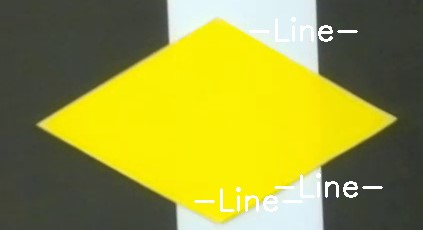
#> input picture Mision1-Control-de-Trayectoria/cva-others/W2.jpeg, 423 x 230 px
$ python colors_detection_2.py
#> lines starting #> are read from the running program, lines starting #| are printed output that depends on the picture; after the words box and inside, x2 and y2 are one past the last pixel; in counts of white or black regions, pixels touching at a corner belong together
import cv2
import numpy as np

# Cargar la imagen utilizando OpenCV
image = cv2.imread('W2.jpeg')
#> image is the input picture: shape (230, 423, 3); mean B, G, R 57.5, 152.8, 154.2

# Tamaño de nuestra ventana
image = cv2.resize(image, (500, 500))
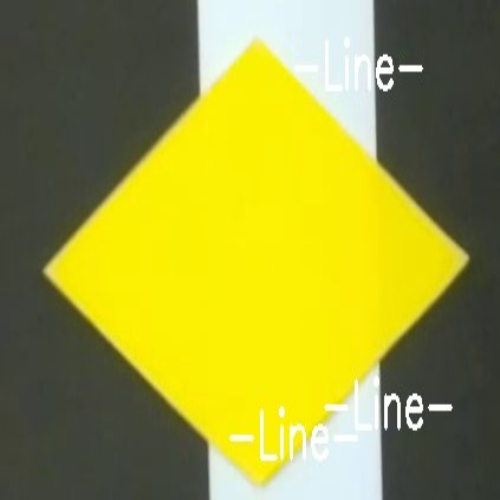
#> image: shape (500, 500, 3); mean B, G, R 57.4, 152.8, 154.2

# Convertir la imagen a escala de grises
gray = cv2.cvtColor(image, cv2.COLOR_BGR2GRAY)
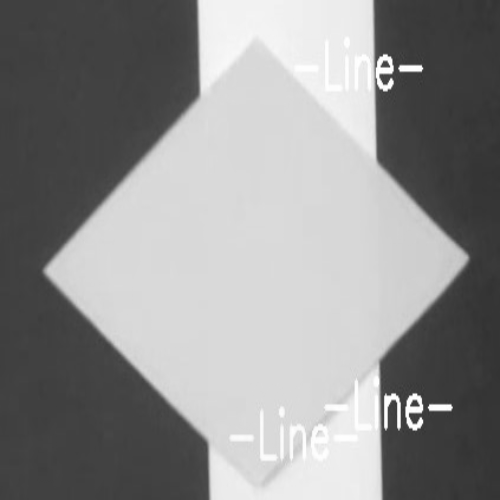
#> gray: shape (500, 500); min 50, max 255, mean 142.3
#gray= image

# Aplicar umbralizado para detectar bordes
#bordes = cv2.Canny(image, 100, 900)
bordes = cv2.Canny(image, 49, 50)
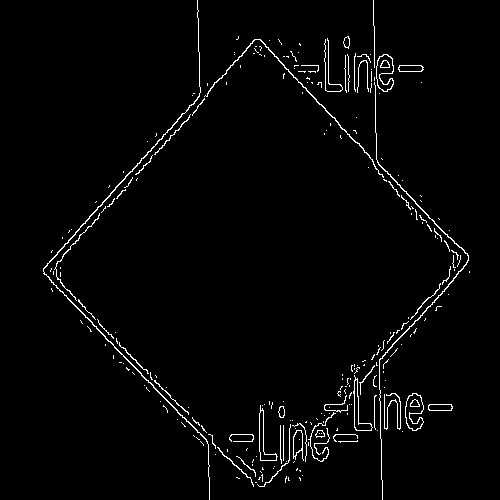
#> bordes: shape (500, 500); 2.2% white in thin lines or dots, all inside (x1, y1, x2, y2) = (43, 0, 470, 500)

# Encontrar contornos en la imagen umbralizada
contours, _ = cv2.findContours(bordes, cv2.RETR_EXTERNAL, cv2.CHAIN_APPROX_SIMPLE)
#> contours = 245 contours, 227 with area under 20; largest, box (x1, y1, x2, y2) and area: (405, 393, 424, 431) 446, (376, 54, 394, 92) 424, (353, 375, 373, 431) 280, (43, 0, 210, 500) 275, (259, 405, 278, 461) 274

# Iterar sobre cada contorno encontrado
for contour in contours:
  # Aproximar el contorno a una forma más simple (triángulo, cuadrado, círculo, etc.)
  approx = cv2.approxPolyDP(contour, 0.04 * cv2.arcLength(contour, True), True)

  # Calcular el número de lados de la figura aproximada
  sides = len(approx)

  # Determinar el tipo de figura geométrica en función del número de lados
  shape = ""
  if sides == 3:
    shape = "Triangulo"
  elif sides == 4:
    shape = "Cuadrilatero"
  elif sides == 5:
    shape = "Pentagono"
  elif sides == 6:
    shape = "Hexagono"
  else:
    #shape = "Circulo"
    pass

  # Obtener el centroide de la figura
  M = cv2.moments(contour)
  if M["m00"] != 0:
    cX = int(M["m10"] / M["m00"])
    cY = int(M["m01"] / M["m00"])

    # Extraer el área de la figura para la segmentación por color
    x, y, w, h = cv2.boundingRect(contour)
    roi = image[y:y+h, x:x+w]

    # Calcular el color dominante en la región de interés (ROI)
    color_mean = np.mean(roi, axis=(0, 1))
    color = tuple(map(int, color_mean))

    # Dibujar un contorno alrededor de la figura identificada
    cv2.drawContours(image, [contour], 0, (0, 255, 0), 2)
    cv2.putText(image, shape, (cX, cY), cv2.FONT_HERSHEY_SIMPLEX, 0.5, (0, 255, 255), 2)

    # Mostrar el color dominante junto con la figura
    #cv2.putText(image, f'Color: {color}', (cX, cY + 20), cv2.FONT_HERSHEY_SIMPLEX, 0.5, color, 2)
    cv2.putText(image, f'Color: {color}', (x+w, y+h), cv2.FONT_HERSHEY_SIMPLEX, 1, color, 2)
#> this loop made 245 passes
#> (approx, sides, shape, cX, cY, x, y, w) on passes 3, 6, 8, 20, 24, 27, 41: ([[288, 477], [288, 480], [289, 480], [288, 479]], 4, 'Cuadrilatero', 288, 479, 288, 477, 2), ([[286, 476], [285, 478], [285, 482]], 3, 'Triangulo', 285, 478, 285, 476, 2), ([[262, 474], [261, 475], [262, 476], [262, 481]], 4, 'Cuadrilatero', 261, 475, 261, 474, 2), ([[236, 456], [254, 471], [255, 476], [254, 470]], 4, 'Cuadrilatero', 247, 466, 236, 456, 20), ([[217, 447], [253, 486]], 2, '', 233, 463, 217, 447, 37), ([[357, 440], [338, 441]], 2, '', 345, 441, 338, 440, 20), ([[280, 425], [281, 463]], 2, '', 280, 459, 280, 425, 2)
#> (sides, shape, cX, cY, x, y, w, h) on passes 2, 4, 30, 31, 32, 35: (5, 'Pentagono', 299, 478, 299, 477, 2, 4), (6, 'Hexagono', 259, 478, 258, 477, 3, 3), (6, 'Hexagono', 336, 436, 333, 434, 25, 8), (6, 'Hexagono', 240, 437, 229, 434, 25, 8), (6, 'Hexagono', 213, 442, 208, 434, 8, 15), (5, 'Pentagono', 319, 433, 315, 430, 10, 8)
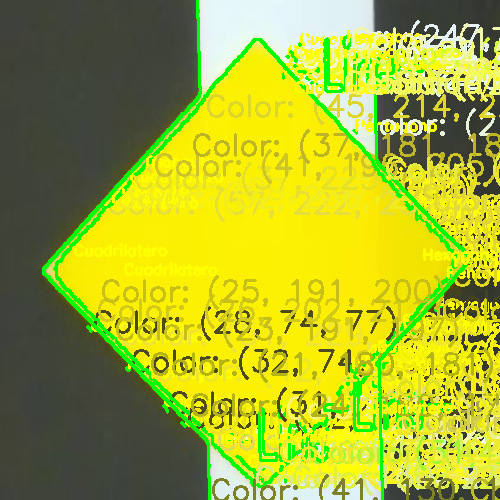
#> image: shape (500, 500, 3); mean B, G, R 45.9, 173.7, 162.9
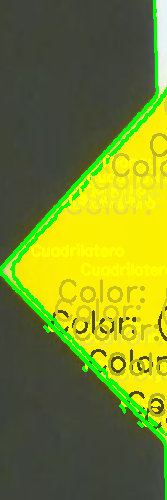
#> roi: shape (500, 167, 3); mean B, G, R 40, 133.5, 121.2

# Mostrar la imagen con las figuras identificadas y sus colores
cv2.imshow('Formas y Colores Detectados', image)
cv2.waitKey(0)
cv2.destroyAllWindows()

$ run again, with Mision1-Control-de-Trayectoria/cva-others/W4.jpeg copied over Mision1-Control-de-Trayectoria/cva-others/W2.jpeg
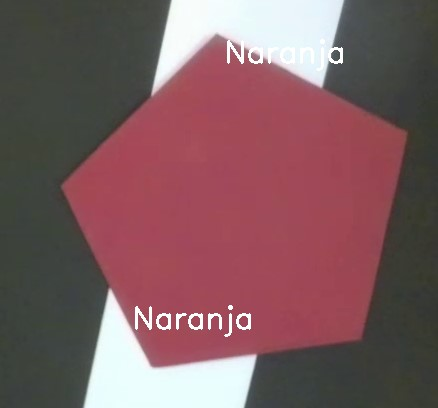
#> input picture Mision1-Control-de-Trayectoria/cva-others/W4.jpeg, 438 x 408 px
#> image is the input picture: shape (408, 438, 3); mean B, G, R 95.3, 91.5, 125.3
#> `bordes = cv2.Canny(image, 49, 50)`:
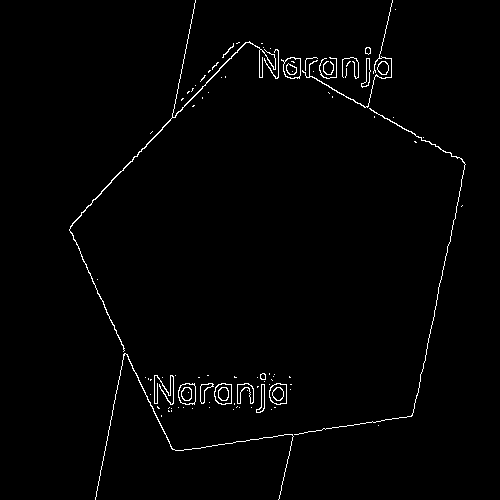
#> bordes: shape (500, 500); 1.4% white in thin lines or dots, all inside (x1, y1, x2, y2) = (69, 0, 466, 500)
#> contours = 91 contours, 75 with area under 20; largest, box (x1, y1, x2, y2) and area: (178, 383, 196, 405) 314, (281, 57, 301, 79) 314, (269, 383, 287, 405) 311, (214, 383, 232, 405) 311, (69, 0, 276, 352) 210
#> the loop `for contour in contours:` made 91 passes
#> (contour, approx, sides, shape, cX, cY, x, y) on passes 23, 34, 58: ([[257, 386], [257, 387], [258, 386]], [[258, 386], [257, 386], [257, 387]], 3, 'Triangulo', 257, 386, 257, 386), ([[150, 379], [150, 380], [151, 379]], [[151, 379], [150, 379], [150, 380]], 3, 'Triangulo', 150, 379, 150, 379), ([[193, 105], [192, 106], [193, 106], [194, 105]], [[194, 105], [193, 105], [192, 106], [193, 106]], 4, 'Cuadrilatero', 193, 105, 192, 105)
#> after the loop `for contour in contours:`:
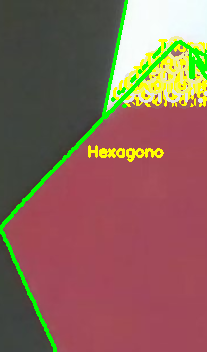
#> roi: shape (352, 207, 3); mean B, G, R 87.2, 99.5, 136.9
